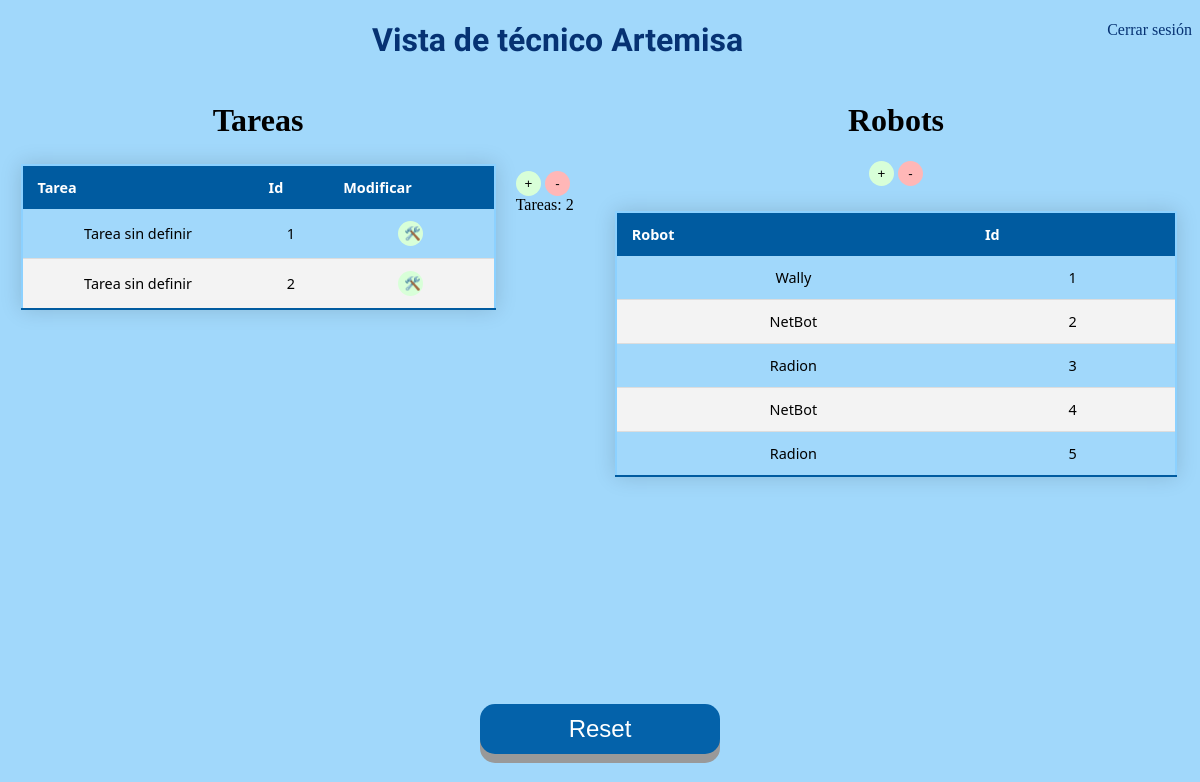
Before: /Interfaz_tecnico.html with the older database file.
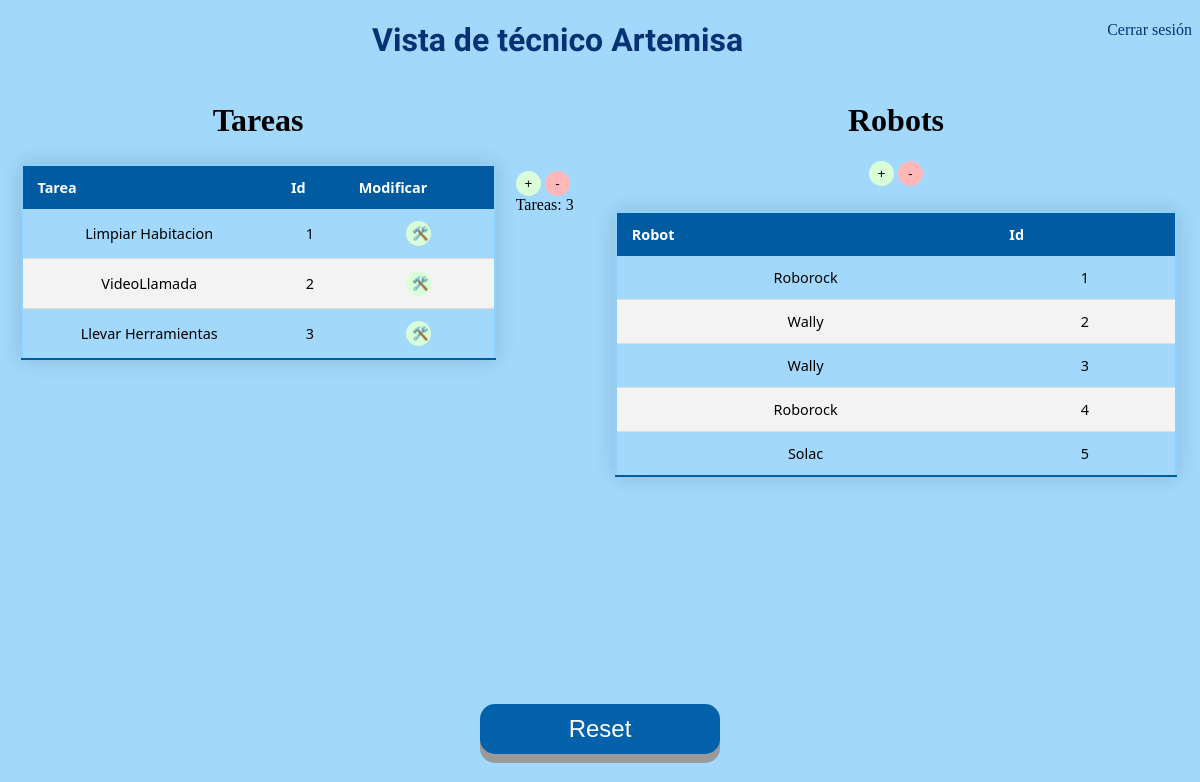
After: the same page with the newer database file.
### app.py (models this page shows)
class Todo(db.Model): #Tabla para tareas creadas
    id = db.Column(db.Integer, primary_key=True)
    content = db.Column(db.String(200), nullable=False)
    priority = db.Column(db.String(200))        # prioridad
    descripcion = db.Column(db.String(200))             # Descripcion
    atributos = db.Column(db.String(800))               # Atributos

class Robo(db.Model):
    id = db.Column(db.Integer, primary_key=True)
    nombre = db.Column(db.String(200), nullable=False)

### app.py (the view)
@app.route('/Interfaz_tecnico.html', methods=['POST','GET'])     # Redireccion a Tecnico
def tecnico():
    tasks = Todo.query.order_by(Todo.id).all() # Este método nos devuelve todos los elementos de la tabla de la base de datos
    rob = Robo.query.order_by(Robo.id).all()
    return render_template('Interfaz_tecnico.html', tasks=tasks, rob=rob) # Presentar las tareas

### templates/Interfaz_tecnico.html (shortened to what this page needs)
{% extends 'base.html' %}
{% block head %}
</head>
{% endblock %}
{% block body %}
<a style="float:right" href="index.html">Cerrar sesión</a>
  <h1 class="principal" style="text-align:center"> Vista de técnico Artemisa</h1>
<div class="inline-div-izquierda">
  <h1 class="Copper">Tareas</h1>
  <center>
    <table>
      <thead>
        <tr>
            <th> Tarea</th>
            <th> Id </th>
            <th> Modificar </th>
        </tr>
      </thead>
      {% for task in tasks %}
        {% if task.id!=1 %}
          <tr>
            <td> {{ task.content }}</td>
            <td> {{ task.id - 1 }} </td>
            <td> <button type="button" class="button3" onClick="window.location.href='/update/{{ task.id }}';">🛠️</button> </td>
          </tr>
        {% endif %}
      {% endfor %}
      </table>
  </center>
</div>
<div class="inline-div-izquierda2">
  <br> <br> <br> <br> <br>
  <button type="button" class="button3" onClick="window.location.href='/new_update/{{ tasks[-1].id }}';">+</button>
  <button type="button" class="button4" onClick="window.location.href='/delete';">-</button>
 <br> &nbsp;
  Tareas:
  <a id="clicks">{{ tasks[-1].id -1 }}</a> <br>
</div>
<center>
  <div class="inline-div-derecha">
    <h1 class="Copper"> Robots</h1>
    <button type="button" class="button3" onClick="window.location.href='/nuevo_robot';">+</button>
    <button type="button" class="button4" onClick="window.location.href='/delete_robot';">-</button>
    <br>
    <table>
      <thead>
        <tr>
            <th> Robot</th>
            <th> Id </th>
        </tr>
      </thead>
      {% for robot in rob %}
      {% if robot.id!=1 %}
          <tr>
            <td> {{ robot.nombre }}</td>
            <td> {{ robot.id - 1 }} </td>
          </tr>
        {% endif %}
      {% endfor %}
      </table>
  </div>
  <br>
  <br>
</center>
<br> <br> <br> <br> <br> <br> <br> <br> <br> <br> <br> <br> <br> <br> <br> <br> <br> <br> <br> <br> <br>
<center>
  <button id="boton2" class="button2" onclick="window.location.href='/reset';">Reset</button>
</center>
  {% endblock %}

### templates/base.html
<!DOCTYPE html>
<html>
    <head>
        <link rel="stylesheet" href="{{ url_for('static', filename='css/main.css') }}">
        {% block head %} {% endblock %}
    </head>
    <body>
        {% block body %} {% endblock %}
    </body>
</html>

### static/css/main.css (style rules this page uses)
a:link { text-decoration: none; color: rgb(6, 50, 115); }
body { background-color: #a1d8fb; }
h1.Copper { font-family: Copperplate, Papyrus, fantasy; text-align: center }
h1.principal { font-family: "Audiowide", sans-serif; color: rgb(6, 50, 115); }
.button2 { width: 20%; height: 50px; position: absolute; top: 88%; left: 40%; font-size: 24px; text-align: center; position: absolute; bottom: 30px; right: 600px; cursor: pointer; outline: none; color: #fff; background-color: #0462aa; border: none; border-radius: 15px; box-shadow: 0 9px #999; }
.button3 { width: 25px; height: 25px; border: none; border-radius: 15px; background-color: #d8ffd8; }
.button4 { width: 25px; height: 25px; border: none; border-radius: 15px; background-color: #ffb7b7; }
.inline-div-derecha { width: 50%; float: right; }
.inline-div-izquierda { width: 500px; float: left; }
.inline-div-izquierda2 { width: 72px; float: left; }
table { border: 2px solid rgb(140, 209, 255); border-collapse: collapse; width: 95%; margin: 25px 0; font-size: 0.9em; font-family: "Segoe UI"; text-align: center; min-width: 400px; box-shadow: 0 0 20px rgba(0, 0, 0, 0.15); }
thead tr { background-color: #005ba0; color: #ffffff; text-align: left; }
th, td { padding: 12px 15px; }
tbody tr { border-bottom: 1px solid #dddddd; }
tbody tr:nth-of-type(even) { background-color: #f3f3f3; }
tbody tr:last-of-type { border-bottom: 2px solid #005ba0; }

Changed rows visible on the page:
removed Todo: content "Tarea sin definir", id "1"
removed Todo: content "Tarea sin definir", id "2"
added Todo: content "Limpiar Habitacion", task.id-1 "1"
added Todo: content "VideoLlamada", id "2"
added Todo: content "Llevar Herramientas", task.id-1 "3"
changed Robo (number 1 of 5 on the later page): nombre "Wally" → "Roborock"
changed Robo (number 2 of 5 on the later page): nombre "NetBot" → "Wally"
changed Robo (number 3 of 5 on the later page): nombre "Radion" → "Wally"
changed Robo (number 4 of 5 on the later page): nombre "NetBot" → "Roborock"
changed Robo: nombre "Radion" → "Solac"
Other visible differences:
{{ tasks[-1].id -1 }}: "2" → "3"
